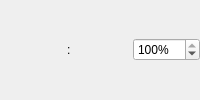
            <widget class="QWidget" name="poin_opacity" native="true">
             <layout class="QHBoxLayout" name="layout_point_opacity">
              <property name="spacing">
               <number>0</number>
              </property>
              <property name="leftMargin">
               <number>0</number>
              </property>
              <property name="topMargin">
               <number>0</number>
              </property>
              <property name="rightMargin">
               <number>0</number>
              </property>
              <property name="bottomMargin">
               <number>0</number>
              </property>
              <item>
               <widget class="QLabel" name="label_point_opacity_icon">
                <property name="toolTip">
                 <string>point opacity</string>
                </property>
                <property name="text">
                 <string/>
                </property>
                <property name="pixmap">
                 <pixmap>../../shared/icons/material/opacity.svg</pixmap>
                </property>
                <property name="iconName" stdset="0">
                 <string>opacity</string>
                </property>
                <property name="iconSize" stdset="0">
                 <number>20</number>
                </property>
               </widget>
              </item>
              <item>
               <widget class="QLabel" name="label_point_opacity_separator">
                <property name="text">
                 <string>:</string>
                </property>
               </widget>
              </item>
              <item>
               <widget class="QSpinBox" name="spin_point_opacity">
                <property name="toolTip">
                 <string>Opacity: transparent to opaque</string>
                </property>
                <property name="suffix">
                 <string>%</string>
                </property>
                <property name="maximum">
                 <number>100</number>
                </property>
                <property name="singleStep">
                 <number>10</number>
                </property>
                <property name="value">
                 <number>100</number>
                </property>
               </widget>
              </item>
             </layout>
            </widget>
